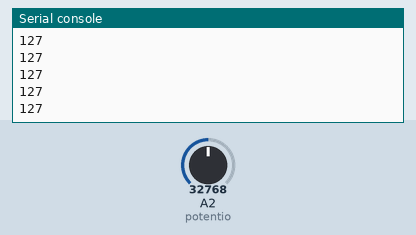
This program was run on a simulated CircuitPython board. Parts: the last lines printed to the serial console. The inputs (shaded band) are chosen by the test bench; at power-on: A2 (potentio) = 32768 (analog values on the 0–65535 scale).

Above: at 1.2 s.
1.3 s: A2 (potentio) set to 45874
At 1.35 s:
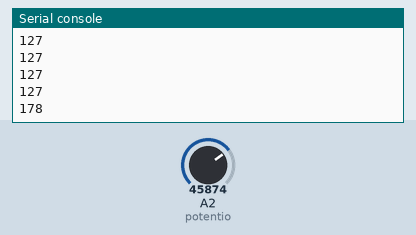
2.8 s: A2 (potentio) set to 57670
At 2.83 s:
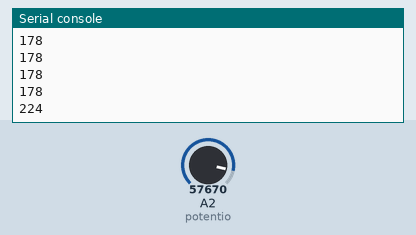
Timing chart, 0 to 5.8 s (numbered marks = the images above; inputs shaded):
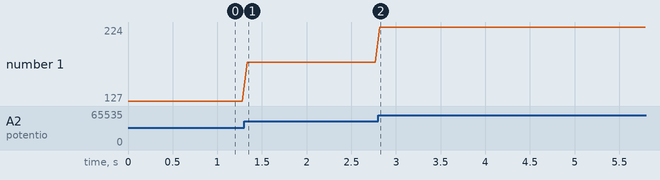

The program:

CIRCUITPYTHONtoprocessing.py
```python
import time
from analogio import AnalogIn #pylint: disable-msg=import-error
import board #pylint: disable-msg=import-error
import busio #pylint: disable-msg=import-error
potentio = AnalogIn(board.A2)
# the potentiometer is plugged into analog pin 2
uart = busio.UART(board.D1, board.D0, baudrate=9600)
# creates a UART cable (plugged into TX (D1) and RX (D2) pins)

while True:
    PotVal = int(potentio.value/257)
    # scales the potentiometer values (0 to 65535) to the range of byte values for the UART (0 to 255)
    uart.write(bytes([int(PotVal)]))
    # converts value to bytes so it can be sent through UART
    print(PotVal)
    time.sleep(.05)
```

Measured:
- after the input at 1.3 s, the serial console: prints a new line at once (image 1)
- after the input at 2.8 s, the serial console: prints a new line at once (image 2)
- plotted number 1: 127 → 178 after the input at 1.3 s, 178 → 224 after the input at 2.8 s
